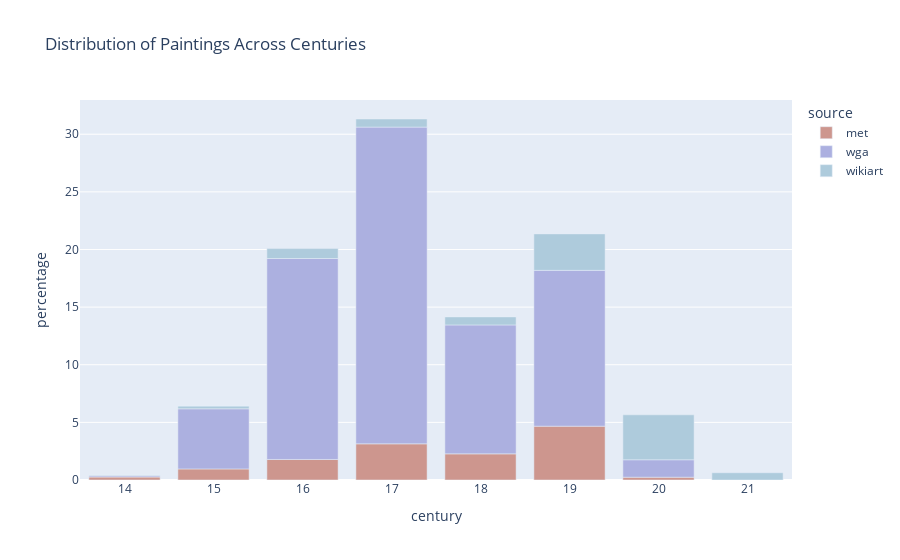

Source (notebook cell):
### Markdown cell above
### 2. Year of creation

### Code cell
paintings_per_century = (
    data.with_columns((pl.col("year") // 100 + 1).alias("century"))
    .group_by("century", "source")
    .len()
    .sort("century")
    .with_columns(pl.col("len") / data.shape[0] * 100)
    .rename({"len": "percentage"})
)
print(f"Covered period: {data['year'].min()} - {data['year'].max()}")

fig = px.bar(
    paintings_per_century.sort("source"),
    x="century",
    y="percentage",
    color="source",
    title="Distribution of Paintings Across Centuries",
    color_discrete_sequence=COLORS[:4],
)
fig.update_layout(xaxis={"dtick": 1})
fig.show()

### Figure 1 — Plotly figure (JSON) as saved in the notebook; plotly's stock layout.template omitted (floating-point values rounded to 4 significant figures)
{"data": [{"hovertemplate": "source=met<br>century=%{x}<br>percentage=%{y}<extra></extra>", "legendgroup": "met", "marker": {"color": "#cd968e", "pattern": {"shape": ""}}, "name": "met", "orientation": "v", "showlegend": true, "textposition": "auto", "type": "bar", "x": [14, 15, 16, 17, 18, 19, 20], "xaxis": "x", "y": [0.2567, 0.9604, 1.78, 3.138, 2.269, 4.67, 0.2401], "yaxis": "y"}, {"hovertemplate": "source=wga<br>century=%{x}<br>percentage=%{y}<extra></extra>", "legendgroup": "wga", "marker": {"color": "#acb0e0", "pattern": {"shape": ""}}, "name": "wga", "orientation": "v", "showlegend": true, "textposition": "auto", "type": "bar", "x": [14, 15, 16, 17, 18, 19, 20], "xaxis": "x", "y": [0.1076, 5.216, 17.44, 27.48, 11.19, 13.52, 1.515], "yaxis": "y"}, {"hovertemplate": "source=wikiart<br>century=%{x}<br>percentage=%{y}<extra></extra>", "legendgroup": "wikiart", "marker": {"color": "#aecbdc", "pattern": {"shape": ""}}, "name": "wikiart", "orientation": "v", "showlegend": true, "textposition": "auto", "type": "bar", "x": [14, 15, 16, 17, 18, 19, 20, 21], "xaxis": "x", "y": [0.0414, 0.2318, 0.8611, 0.7038, 0.6955, 3.163, 3.9, 0.6292], "yaxis": "y"}], "layout": {"barmode": "relative", "legend": {"title": {"text": "source"}, "tracegroupgap": 0}, "title": {"text": "Distribution of Paintings Across Centuries"}, "xaxis": {"anchor": "y", "domain": [0, 1], "dtick": 1, "title": {"text": "century"}}, "yaxis": {"anchor": "x", "domain": [0, 1], "title": {"text": "percentage"}}}}
